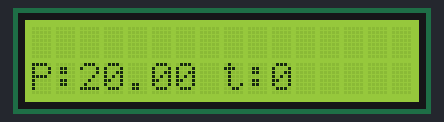
The sketch below on a simulated Arduino Uno, built with avr-gcc and run on an emulated ATmega328P. On the bench: 16×2 character LCD. What the sketch prints to the serial monitor is not drawn.

Above: at 0.1 s.
At 5.1 s:
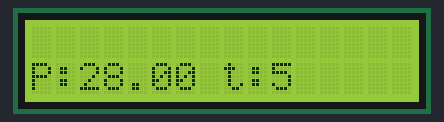
At 10.1 s:
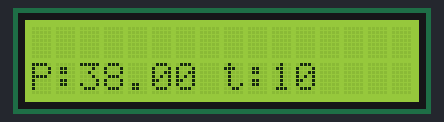
At 19.2 s:
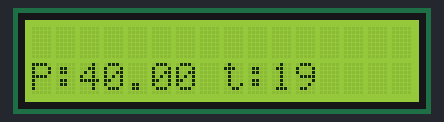
At 28.2 s:
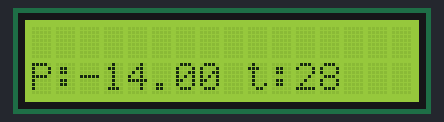
At 38.2 s:
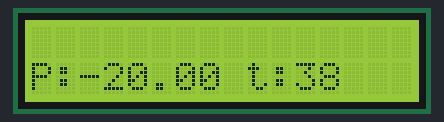

Measured:
- what the display in image 1 shows lasts 1.0 s, from 5.1 s to 6.1 s

The sketch:

tema5_PS1N_CocotaCiobanu.ino
```cpp
#include <LiquidCrystal.h>
#define ROOM_TEMP 20
const int rs=12, en=11 ,d4=5,d5=4,d6=3,d7=2;
LiquidCrystal lcd(rs, en, d4, d5, d6, d7);
int ora=23,min=59,sec=58,numar_CAN,voltageValue;
double temp=40;
float q=5000/1023.0;
double kp = 9.6, ki = 16, kd =5.44 ; // exemplu valori
int timp_inc=10;
int timp_men=10;
int timp_rac=10;
  double eroare= 0;

  double suma_erori= 0;

  double eroare_anterioara = 0;

  double derivativa = 0;

  double dt=1; // timp esantionare
	double output;
  double setpoint = 30;
void setup()
{
  Serial.begin(9600);
  lcd.begin(16, 2);
  TCCR1A = 0;
  TCCR1B = 0;
  TCNT1  = 0;
  OCR1A =15624 ;
  TCCR1B |= (1 << WGM12);
  TCCR1B |= (1 << CS12)|(1 << CS10);
  TIMSK1 |= (1 << OCIE1A);
}
double moving_sp=ROOM_TEMP;
void afisare_timp()
{
  int min=0; int sec=0;
  int remaining=0;
  lcd.setCursor(0,1);
  lcd.print("P:");
  lcd.print(moving_sp);

  double now=millis();
  int total_seconds=now/1000;
  if(total_seconds<=timp_inc)
  {
   Serial.print("inc: ");
   Serial.println(total_seconds);
   moving_sp=ROOM_TEMP+(temp-ROOM_TEMP)*total_seconds/timp_inc;
   Serial.print("SP: ");
   Serial.println(moving_sp);
  }
  else if(total_seconds<=(timp_inc+timp_men))
  {
  	Serial.print("Men: ");
    Serial.println(total_seconds);
    moving_sp=temp;
  }
  else if(total_seconds<=(timp_inc+timp_men+timp_rac))
  {
   Serial.print("Rac: ");
   Serial.println(total_seconds);
   moving_sp=ROOM_TEMP+(temp-ROOM_TEMP)-(temp-ROOM_TEMP)*total_seconds/timp_rac;

  }
  else
  {
    Serial.print("Oprit");
    Serial.println(total_seconds);
  }
  lcd.print(" t:");
  lcd.print(total_seconds);
}
void loop()
{
  //adc_init();
  //numar_CAN=read_adc(0);
  //voltageValue=numar_CAN*q;
  //temp=(voltageValue-500)/10;
  //lcd.print("T ");
  //lcd.print(analogRead(0)/2-50);
  //lcd.print(" S ");
  afisare_timp();
  delay(1000);


}
ISR(TIMER1_COMPA_vect)
{

  /*PID();
  sec++;
  if(sec==60)
  {
    sec=0;
    min++;
  }
  if(min==60)
  {
    min=0;
    if(ora==23)
    	ora=0;
    else
    	ora++;
  }
  lcd.clear();
  lcd.print("Temp = ");
  lcd.print(temp);
  lcd.print("'C");
  lcd.setCursor(0,1);
  lcd.print("Ora ");
  if(ora<10)
    lcd.print("0");
  lcd.print(ora);
  lcd.print(":");
  if(min<10)
    lcd.print("0");
  lcd.print(min);
  lcd.print(":");
  if(sec<10)
    lcd.print("0");
  lcd.print(sec);
  Serial.print(output);
  Serial.print("\n");
  */


}
void PID(){
 eroare = moving_sp - temp;


    suma_erori= suma_erori + eroare * dt;

    derivativa = (eroare - eroare_anterioara) / dt;

    output = (kp * eroare) + (ki * suma_erori ) + (kd * derivativa);

    eroare_anterioara = eroare;

}
void adc_init()//adc initialization
{
ADCSRA |= ((1<<ADPS2) | (1<<ADPS1) | (1<<ADPS0));//set division factor between system clock frequency and the input clock to the ADC- 128
ADMUX |= (1<<REFS0);//AVcc with external capacitor at Aref pin
ADCSRA |= (1<<ADEN);//enable ADC
ADCSRA |= (1<<ADSC);//ADC start conversion
}

uint16_t read_adc(uint8_t channel)
{
ADMUX &= 0xF0;//set input AO to A5
ADMUX |= channel;//select chanel AO to A5
ADCSRA |= (1<<ADSC);//start conversion
while(ADCSRA & (1<<ADSC));//wait while adc conversion are not updated
return ADCW;//read and return voltage
}
```
